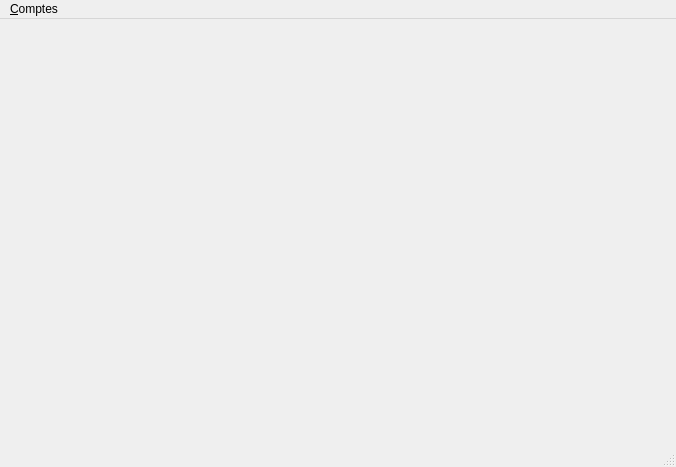
<?xml version="1.0" encoding="UTF-8"?>
<ui version="4.0">
 <class>MainWindow</class>
 <widget class="QMainWindow" name="MainWindow">
  <property name="geometry">
   <rect>
    <x>0</x>
    <y>0</y>
    <width>676</width>
    <height>467</height>
   </rect>
  </property>
  <property name="windowTitle">
   <string>MainWindow</string>
  </property>
  <widget class="QWidget" name="centralWidget"/>
  <widget class="QMenuBar" name="menuBar">
   <property name="geometry">
    <rect>
     <x>0</x>
     <y>0</y>
     <width>676</width>
     <height>19</height>
    </rect>
   </property>
   <widget class="QMenu" name="menuComptes">
    <property name="title">
     <string>&amp;Comptes</string>
    </property>
    <addaction name="action_Gerer"/>
    <addaction name="actionCategories"/>
    <addaction name="actionMouvements"/>
    <addaction name="separator"/>
    <addaction name="action_Quitter"/>
   </widget>
   <addaction name="menuComptes"/>
  </widget>
  <widget class="QStatusBar" name="statusBar"/>
  <action name="action_Gerer">
   <property name="text">
    <string>&amp;Gérer</string>
   </property>
  </action>
  <action name="actionCategories">
   <property name="text">
    <string>&amp;Categories</string>
   </property>
  </action>
  <action name="actionMouvements">
   <property name="text">
    <string>&amp;Mouvements</string>
   </property>
  </action>
  <action name="action_Quitter">
   <property name="text">
    <string>&amp;Quitter</string>
   </property>
  </action>
 </widget>
 <layoutdefault spacing="6" margin="11"/>
 <resources/>
 <connections>
  <connection>
   <sender>action_Quitter</sender>
   <signal>triggered()</signal>
   <receiver>MainWindow</receiver>
   <slot>close()</slot>
   <hints>
    <hint type="sourcelabel">
     <x>-1</x>
     <y>-1</y>
    </hint>
    <hint type="destinationlabel">
     <x>199</x>
     <y>149</y>
    </hint>
   </hints>
  </connection>
  <connection>
   <sender>actionCategories</sender>
   <signal>triggered()</signal>
   <receiver>MainWindow</receiver>
   <slot>displayCategories()</slot>
   <hints>
    <hint type="sourcelabel">
     <x>-1</x>
     <y>-1</y>
    </hint>
    <hint type="destinationlabel">
     <x>337</x>
     <y>233</y>
    </hint>
   </hints>
  </connection>
 </connections>
 <slots>
  <slot>displayCategories()</slot>
 </slots>
</ui>
